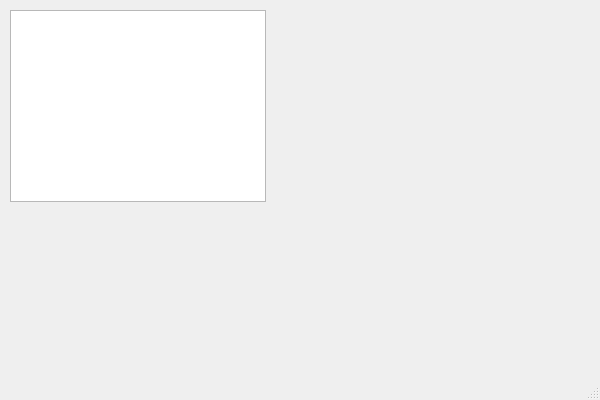
<?xml version="1.0" encoding="UTF-8"?>
<ui version="4.0">
 <class>TeachingTable</class>
 <widget class="QDialog" name="TeachingTable">
  <property name="geometry">
   <rect>
    <x>0</x>
    <y>0</y>
    <width>600</width>
    <height>400</height>
   </rect>
  </property>
  <property name="sizePolicy">
   <sizepolicy hsizetype="MinimumExpanding" vsizetype="MinimumExpanding">
    <horstretch>0</horstretch>
    <verstretch>0</verstretch>
   </sizepolicy>
  </property>
  <property name="windowTitle">
   <string>Dialog</string>
  </property>
  <property name="sizeGripEnabled">
   <bool>true</bool>
  </property>
  <widget class="QTableView" name="tableView">
   <property name="geometry">
    <rect>
     <x>10</x>
     <y>10</y>
     <width>256</width>
     <height>192</height>
    </rect>
   </property>
  </widget>
 </widget>
 <resources/>
 <connections/>
</ui>
